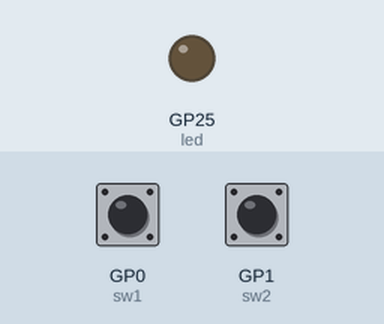
The program below on a simulated Raspberry Pi Pico running MicroPython. On the bench: output pins drawn as LEDs (lit = HIGH). The inputs (shaded band) are chosen by the test bench; at power-on: GP0 (sw1) HIGH, GP1 (sw2) HIGH.

Above: at 1.2 s.
1.3 s: GP0 (sw1) pulled LOW for 0.15 s
At 2.3 s:
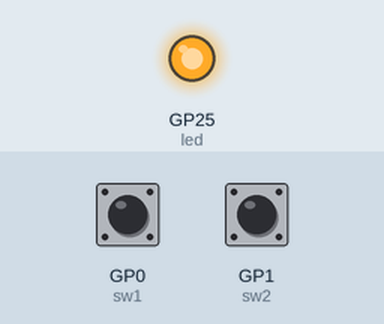
2.9 s: GP1 (sw2) pulled LOW for 0.15 s
At 3.5 s:
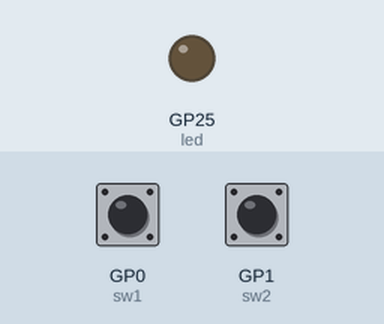
4.5 s: GP0 (sw1) pulled LOW for 1 s
At 5.9 s:
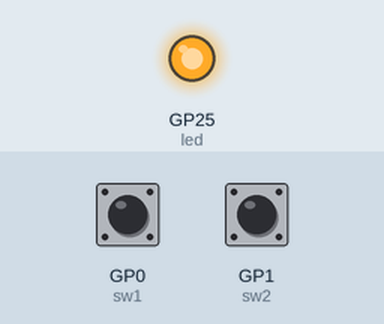
Timing chart, 0 to 7.5 s (numbered marks = the images above; inputs shaded):
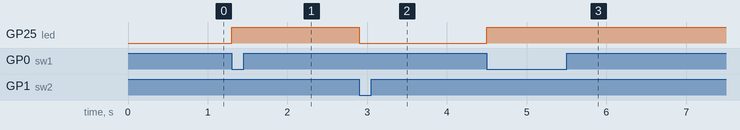

Measured:
- after the input at 1.3 s, GP25 (led): LOW → HIGH at once
- after the input at 2.9 s, GP25 (led): HIGH → LOW at once
- after the input at 4.5 s, GP25 (led): LOW → HIGH at once

The program:

2_switches_and_LED.py
```python
from machine import Pin
import time
led = Pin("LED", Pin.OUT)

sw1 = Pin(0, Pin.IN, Pin.PULL_UP)  # 13 number pin is input
sw2 = Pin(1, Pin.IN, Pin.PULL_UP)  # 13 number pin is input

#sw = Pin(13, Pin.IN)  # 13 number pin is input

#sw = Pin(13, Pin.IN, Pin.PULL_DOWN)  # 13 number pin is input

while True:	# infinite loop
    a = sw1.value()
    b = sw2.value()
    if a == 0:
        led.value(1)

    if b == 0:
        led.value(0)
    
```
